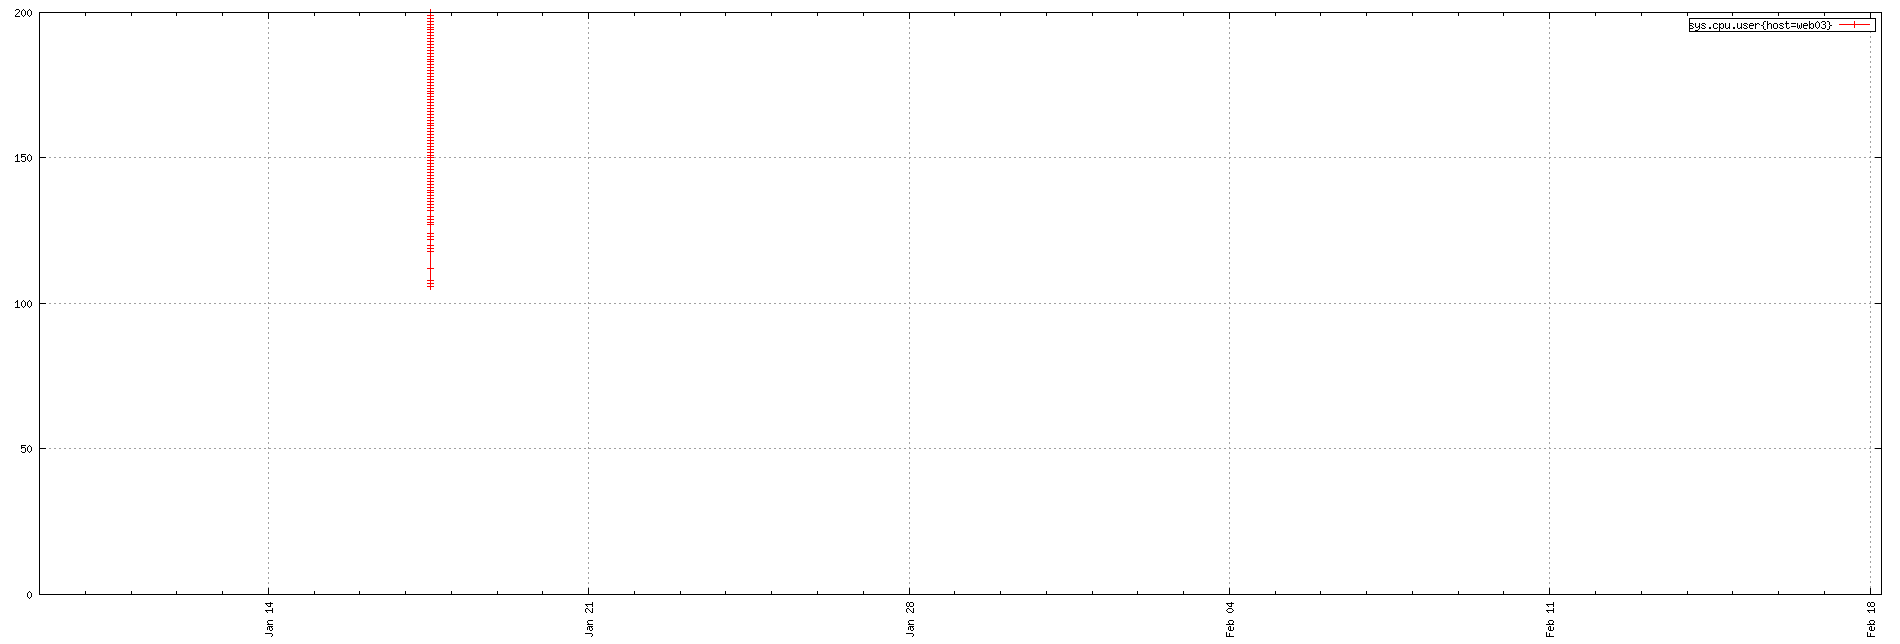

This chart was generated by the following gnuplot code:
set term png small size 1900,644
set xdata time
set timefmt "%s"
if (GPVAL_VERSION < 4.6) set xtics rotate; else set xtics rotate right
set output "${TMPDIR-'tmp'}/tsd/d9140d90.png"
set xrange ["1673222400":"1676699918"]
set format x "%b %d"
set grid
set style data linespoint
set key right box
set yrange [0:]
plot  "${TMPDIR-'tmp'}/tsd/d9140d90_0.dat" using 1:2 title "sys.cpu.user{host=web03}"
